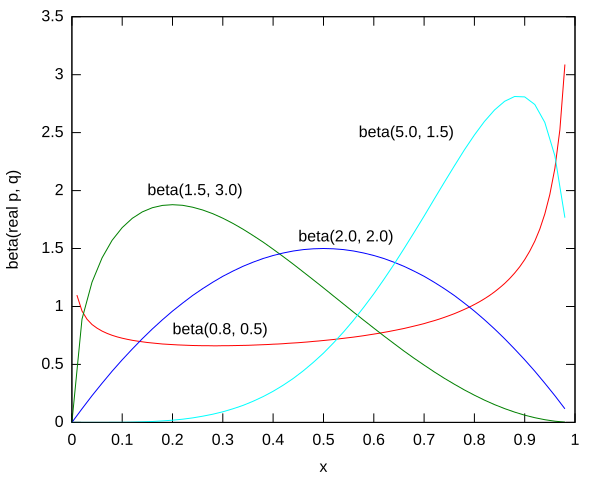

Generate this figure with gnuplot:
################################################################################
# Copyright (c) 2010, 2023 Contributors to the Eclipse Foundation
#
# See the NOTICE file(s) distributed with this work for additional
# information regarding copyright ownership.
#
# This program and the accompanying materials are made available under the terms
# of the MIT License which is available at https://opensource.org/licenses/MIT
#
# SPDX-License-Identifier: MIT
################################################################################

set terminal svg
#set grid back
#set xrange [0:20]
#set yrange [0:0.5]
set xlabel "x"
set ylabel "beta(real p, q)"
#set samples 2000
set output "beta.svg"
set nokey
set label "beta(0.8, 0.5)" at 0.2, 0.8
set label "beta(1.5, 3.0)" at 0.15, 2
set label "beta(2.0, 2.0)" at 0.45, 1.6
set label "beta(5.0, 1.5)" at 0.57, 2.5
set style data lines
plot "beta_0.8_0.5.dat" using 1:2 linetype 1, \
     "beta_1.5_3.0.dat" using 1:2 linetype 2, \
     "beta_2.0_2.0.dat" using 1:2 linetype 3, \
     "beta_5.0_1.5.dat" using 1:2 linetype 4

